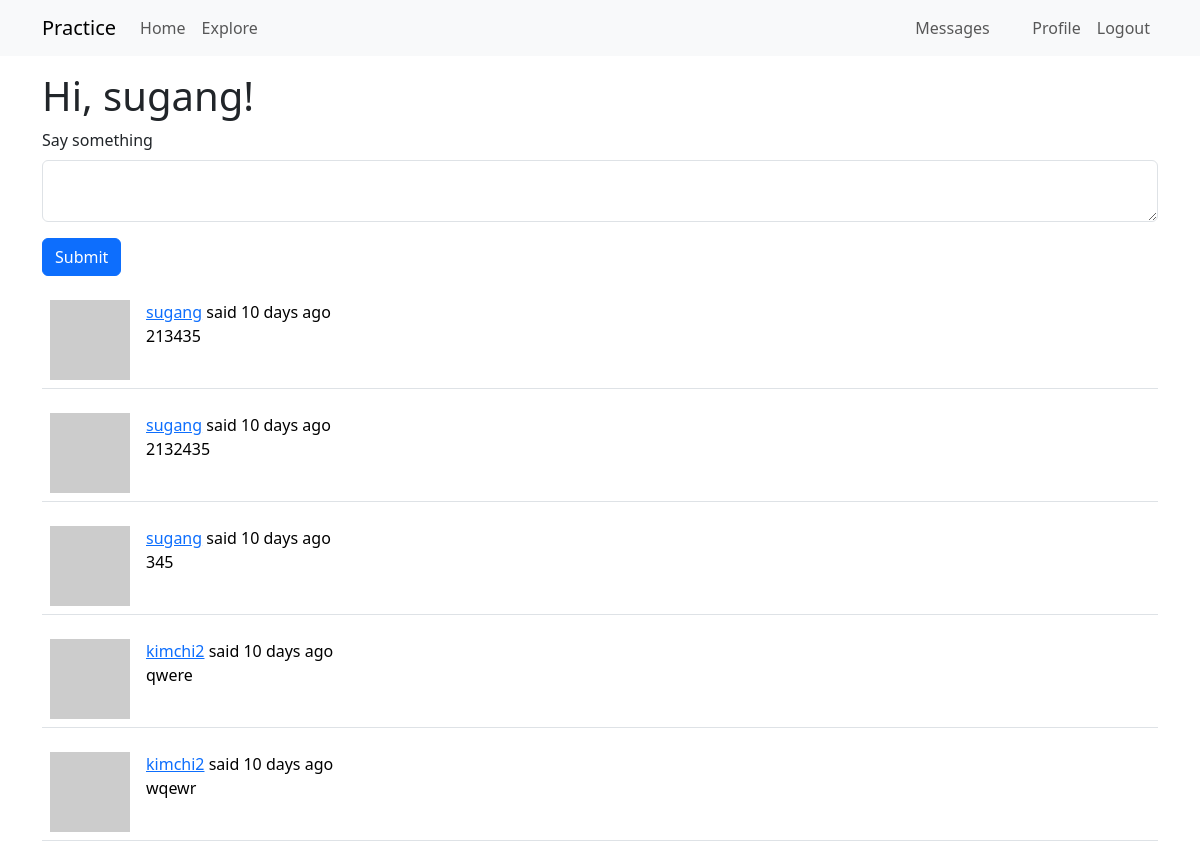
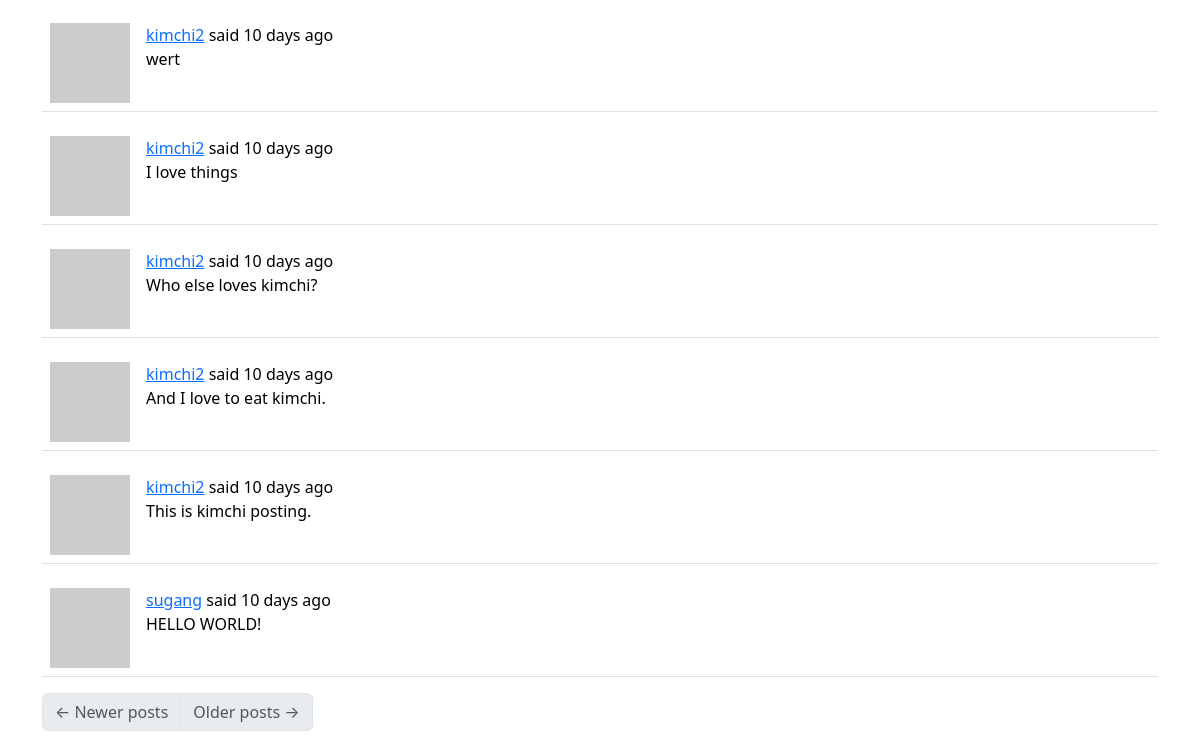
The page /index (signed in) on the database as committed earlier (2 pictures, top to bottom).
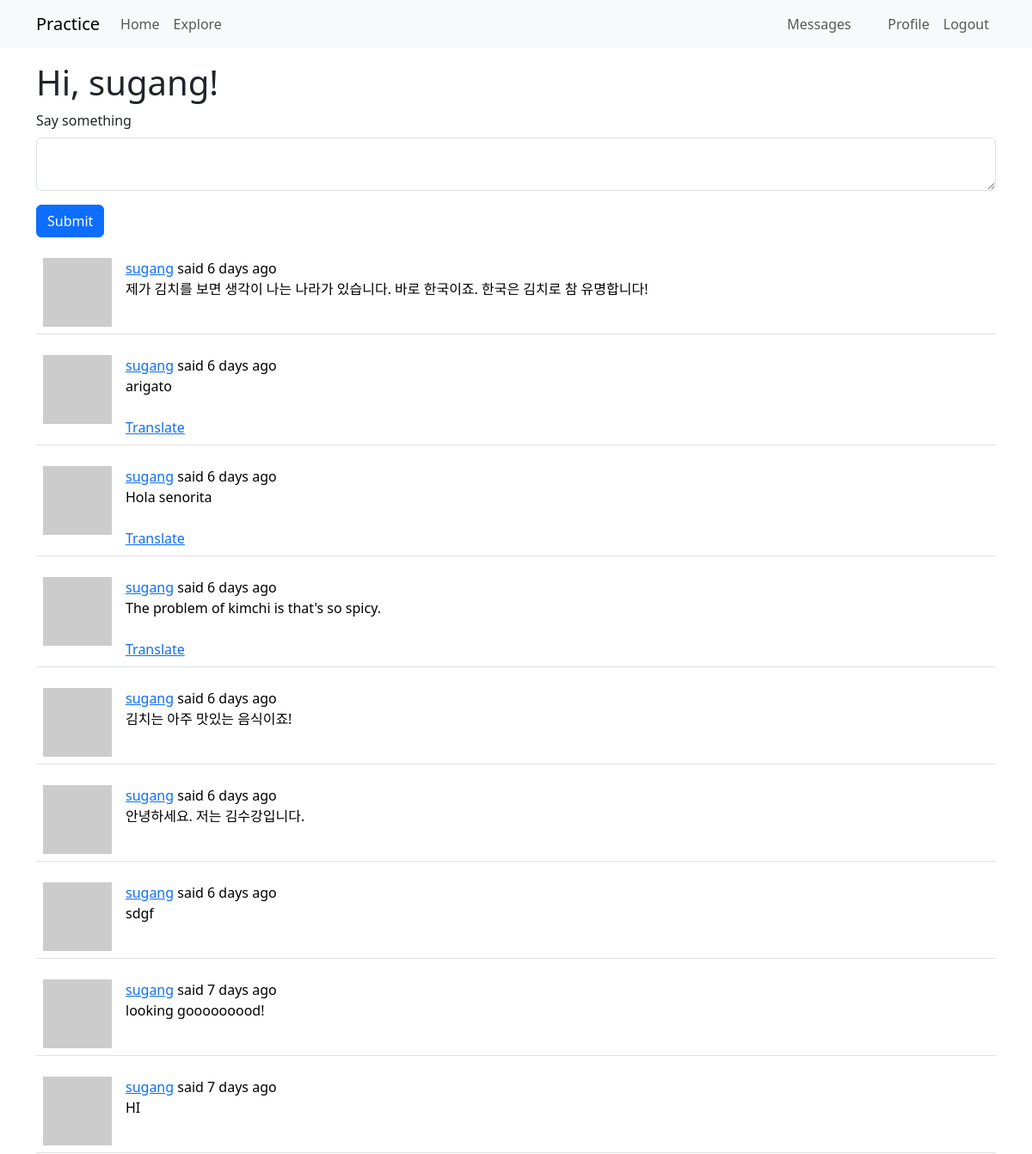
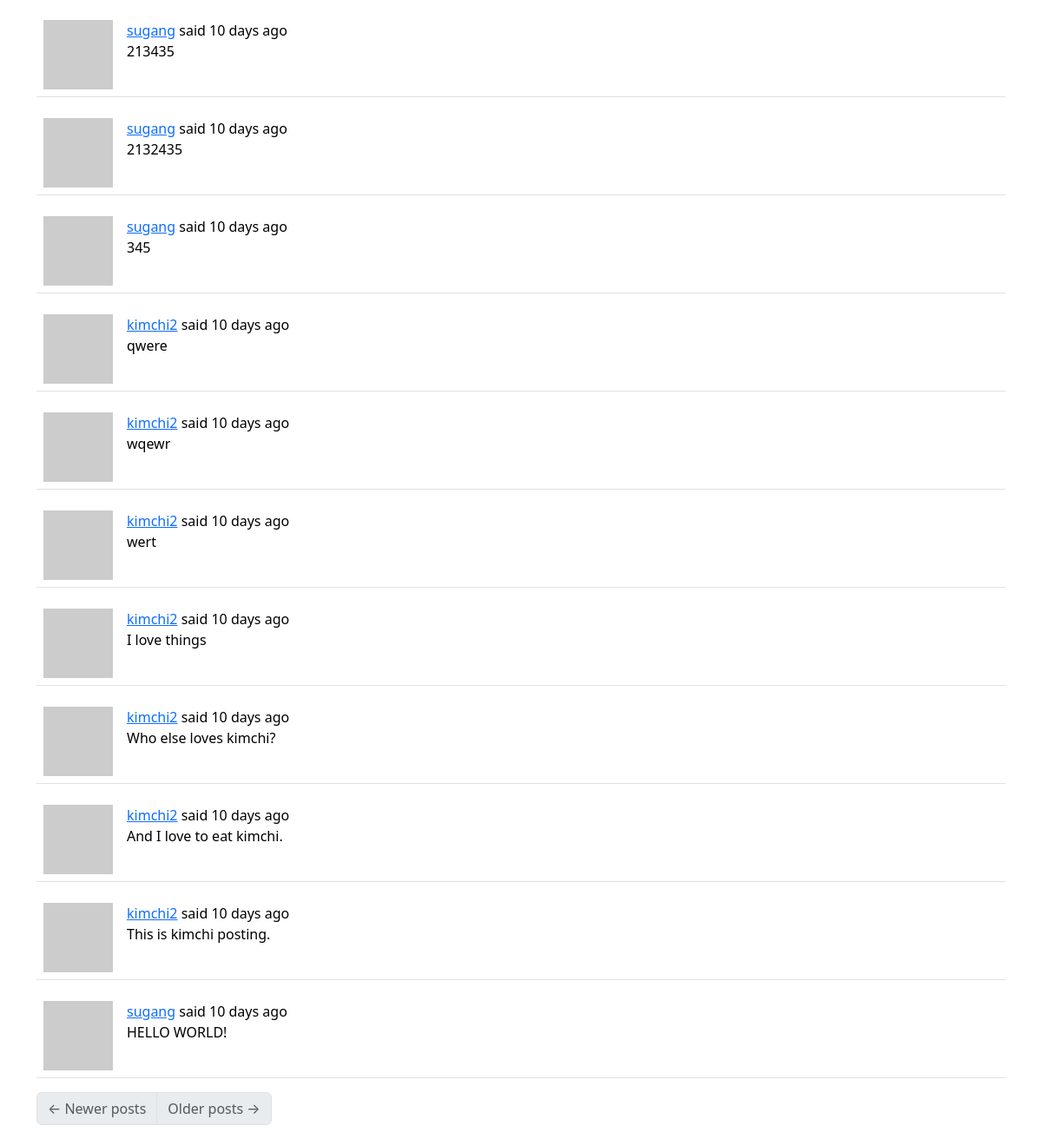
The same page on the database as committed later (2 pictures, top to bottom).
### app/models.py (models this page shows, shortened)
class Post(db.Model):
    id: so.Mapped[int] = so.mapped_column(primary_key=True)
    body: so.Mapped[str] = so.mapped_column(sa.String(140))
    timestamp: so.Mapped[datetime] = so.mapped_column(
        index=True, default=lambda: datetime.now(timezone.utc)
    )
    user_id: so.Mapped[int] = so.mapped_column(sa.ForeignKey(User.id), index=True)
    language: so.Mapped[Optional[str]] = so.mapped_column(sa.String(5))
    author: so.Mapped[User] = so.relationship(back_populates="posts")

### app/routes.py (the view, shortened to what this page needs)
@app.route("/", methods=["GET", "POST"])
@app.route("/index", methods=["GET", "POST"])
@login_required
def index():
    form = PostForm()
    page = request.args.get("page", 1, type=int)
    posts = db.paginate(
        current_user.following_posts(),
        page=page,
        per_page=app.config["POSTS_PER_PAGE"],
        error_out=False,
    )
    next_url = url_for("index", page=posts.next_num) if posts.has_next else None
    prev_url = url_for("index", page=posts.prev_num) if posts.has_prev else None
    return render_template(
        "index.html",
        title="Home",
        form=form,
        posts=posts.items,
        next_url=next_url,
        prev_url=prev_url,
    )

### app/forms.py
class PostForm(FlaskForm):
    post = TextAreaField(
        _l("Say something"), validators=[DataRequired(), Length(min=1, max=140)]
    )
    submit = SubmitField(_l("Submit"))

### app/__init__.py (called while the page is built)
def get_locale():
    return "ko"

### app/models.py (called while the page is built)
@login.user_loader
def load_user(id):
    return db.session.get(User, int(id))

    def unread_message_count(self):
        last_read_time = self.last_message_read_time or datetime(1900, 1, 1)
        query = sa.select(Message).where(
            Message.recipient == self, Message.timestamp > last_read_time
        )
        return db.session.scalar(
            sa.select(sa.func.count()).select_from(query.subquery())
        )

    def avatar(self, size):
        digest = md5(self.email.lower().encode("utf-8")).hexdigest()
        return f"https://www.gravatar.com/avatar/{digest}?d=identicon&s={size}"

### app/routes.py (called while the page is built)
@app.before_request
def before_request():
    if current_user.is_authenticated:
        current_user.last_seen = datetime.now(timezone.utc)
        db.session.commit()
    g.locale = str(get_locale())

### app/templates/index.html
{% extends "base.html" %}
{% import "bootstrap_wtf.html" as wtf %}
{% block content %}
    <h1>{{ _('Hi, %(username)s!', username=current_user.username) }}</h1>
    {% if form %}{{ wtf.quick_form(form) }}{% endif %}
    {% for post in posts %}
        {% include '_post.html' %}
    {% endfor %}
    <nav aria-label="{{ _("Post navigation") }}">
        <ul class="pagination">
            <li class="page-item{% if not prev_url %} disabled{% endif %}">
                <a class="page-link" href="{{ prev_url }}">
                    <span aria-hidden="true">&larr;</span> {{ _("Newer posts") }}
                </a>
            </li>
            <li class="page-item{% if not next_url %} disabled{% endif %}">
                <a class="page-link" href="{{ next_url }}">
                    {{ _("Older posts") }} <span aria-hidden="true">&rarr;</span>
                </a>
            </li>
        </ul>
    </nav>
{% endblock %}

### app/templates/_post.html (shortened to what this page needs)
<table class="table table-hover">
    <tr>
        <td width="70px">
            <a href="{{ url_for('user', username=post.author.username) }}">
                <img src="{{ post.author.avatar(70) }}" />
            </a>
        </td>
        <td>
            {{ _('%(username)s said %(when)s',username=user_link, when=moment(post.timestamp).fromNow()) }}
            <br>
            <span id="post{{ post.id }}">{{ post.body }}</span>
            {% if post.language and post.language != g.locale %}
                <br>
                <br>
                <span id="translation{{ post.id }}"><a href="javascript:translate('post{{ post.id }}', 'translation{{ post.id }}', '{{ post.language }}', '{{ g.locale }}');">{{ _("Translate") }}</a></span>
            {% endif %}
        </td>
    </tr>
</table>

Rows that differ between the two databases and show on the page:
added Post: body "제가 김치를 보면 생각이 나는 나라가 있습니다. 바로 한국이죠. 한국은 김치로 참 유명합니다!"
added Post: body "arigato"
added Post: body "Hola senorita"
added Post: body "The problem of kimchi is that's so spicy."
added Post: body "김치는 아주 맛있는 음식이죠!"
added Post: body "안녕하세요. 저는 김수강입니다."
added Post: body "sdgf"
added Post: body "looking gooooooood!"
added Post: body "HI"
